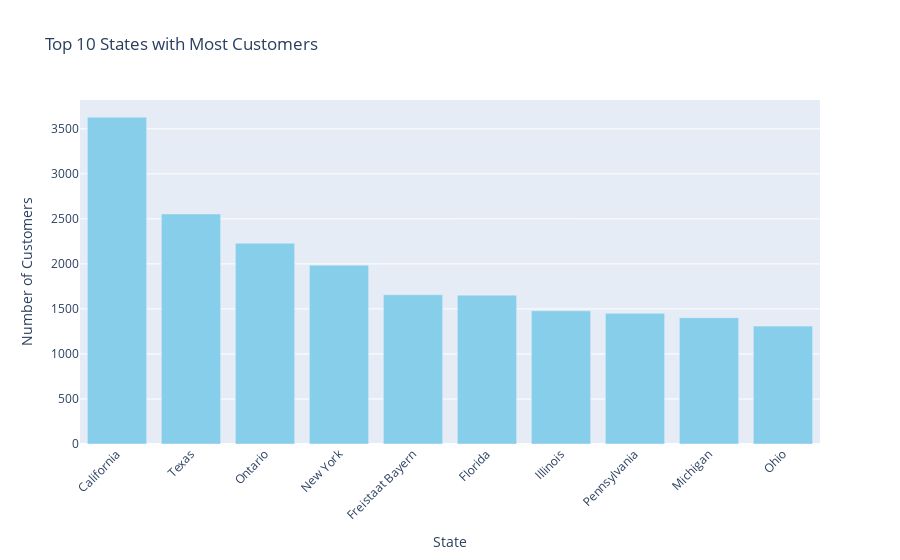

This figure's notebook cell:
### Code cell
import plotly.express as px

# Count occurrences of each state
customer_counts = df_finalMerged['State_customer'].value_counts().reset_index()
customer_counts.columns = ['State_customer', 'Count']

# Get the top 10 states
top_10_states = customer_counts.head(10)

# Plotting the top 10 states with the most customers
fig = px.bar(top_10_states, x='State_customer', y='Count',
             labels={'State_customer': 'State', 'Count': 'Number of Customers'},
             title='Top 10 States with Most Customers',
             color_discrete_sequence=['skyblue'])

# Customize the layout
fig.update_layout(xaxis_title='State',
                  yaxis_title='Number of Customers',
                  xaxis_tickangle=-45)

# Show the plot
fig.show()

### Figure 1 — Plotly figure (JSON) as saved in the notebook; plotly's stock layout.template omitted (floating-point values rounded to 4 significant figures)
{"data": [{"alignmentgroup": "True", "hovertemplate": "State=%{x}<br>Number of Customers=%{y}<extra></extra>", "legendgroup": "", "marker": {"color": "skyblue", "pattern": {"shape": ""}}, "name": "", "offsetgroup": "", "orientation": "v", "showlegend": false, "textposition": "auto", "type": "bar", "x": ["California", "Texas", "Ontario", "New York", "Freistaat Bayern", "Florida", "Illinois", "Pennsylvania", "Michigan", "Ohio"], "xaxis": "x", "y": [3629, 2555, 2229, 1986, 1657, 1653, 1479, 1451, 1403, 1309], "yaxis": "y"}], "layout": {"barmode": "relative", "legend": {"tracegroupgap": 0}, "title": {"text": "Top 10 States with Most Customers"}, "xaxis": {"anchor": "y", "domain": [0, 1], "tickangle": -45, "title": {"text": "State"}}, "yaxis": {"anchor": "x", "domain": [0, 1], "title": {"text": "Number of Customers"}}}}
